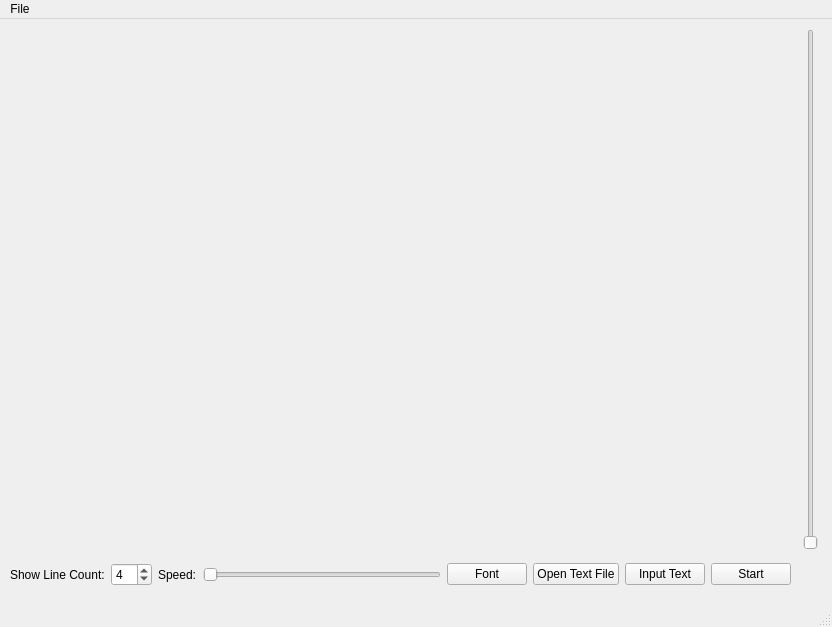
<?xml version="1.0" encoding="UTF-8"?>
<ui version="4.0">
 <class>MainWindow</class>
 <widget class="QMainWindow" name="MainWindow">
  <property name="geometry">
   <rect>
    <x>0</x>
    <y>0</y>
    <width>832</width>
    <height>627</height>
   </rect>
  </property>
  <property name="windowTitle">
   <string>MainWindow</string>
  </property>
  <widget class="QWidget" name="centralwidget">
   <widget class="QWidget" name="verticalLayoutWidget">
    <property name="geometry">
     <rect>
      <x>10</x>
      <y>10</y>
      <width>781</width>
      <height>521</height>
     </rect>
    </property>
    <layout class="QVBoxLayout" name="verticalLayout"/>
   </widget>
   <widget class="QWidget" name="layoutWidget">
    <property name="geometry">
     <rect>
      <x>10</x>
      <y>540</y>
      <width>781</width>
      <height>31</height>
     </rect>
    </property>
    <layout class="QHBoxLayout" name="horizontalLayout">
     <item>
      <widget class="QLabel" name="showLinesLabel">
       <property name="text">
        <string>Show Line Count:</string>
       </property>
      </widget>
     </item>
     <item>
      <widget class="QSpinBox" name="showLinesSpinBox">
       <property name="value">
        <number>4</number>
       </property>
      </widget>
     </item>
     <item>
      <widget class="QLabel" name="speedLabel">
       <property name="text">
        <string>Speed:</string>
       </property>
      </widget>
     </item>
     <item>
      <widget class="QSlider" name="speedHorizontalSlider">
       <property name="minimumSize">
        <size>
         <width>200</width>
         <height>0</height>
        </size>
       </property>
       <property name="orientation">
        <enum>Qt::Horizontal</enum>
       </property>
      </widget>
     </item>
     <item>
      <widget class="QPushButton" name="fontPushButton">
       <property name="text">
        <string>Font</string>
       </property>
      </widget>
     </item>
     <item>
      <widget class="QPushButton" name="openFilePushButton">
       <property name="text">
        <string>Open Text File</string>
       </property>
      </widget>
     </item>
     <item>
      <widget class="QPushButton" name="inputPushButton">
       <property name="text">
        <string>Input Text</string>
       </property>
      </widget>
     </item>
     <item>
      <widget class="QPushButton" name="startPushButton">
       <property name="text">
        <string>Start</string>
       </property>
      </widget>
     </item>
    </layout>
   </widget>
   <widget class="QSlider" name="currLineVerticalSlider">
    <property name="geometry">
     <rect>
      <x>800</x>
      <y>10</y>
      <width>22</width>
      <height>521</height>
     </rect>
    </property>
    <property name="orientation">
     <enum>Qt::Vertical</enum>
    </property>
   </widget>
  </widget>
  <widget class="QMenuBar" name="menubar">
   <property name="geometry">
    <rect>
     <x>0</x>
     <y>0</y>
     <width>832</width>
     <height>23</height>
    </rect>
   </property>
   <widget class="QMenu" name="menu">
    <property name="title">
     <string>File</string>
    </property>
    <addaction name="actionasd"/>
    <addaction name="actionInput_Text"/>
    <addaction name="actionSetting"/>
   </widget>
   <addaction name="menu"/>
  </widget>
  <widget class="QStatusBar" name="statusbar"/>
  <action name="actionasd">
   <property name="text">
    <string>Open Text File</string>
   </property>
  </action>
  <action name="actionInput_Text">
   <property name="text">
    <string>Input Text</string>
   </property>
  </action>
  <action name="actionSetting">
   <property name="text">
    <string>Setting</string>
   </property>
  </action>
 </widget>
 <resources/>
 <connections/>
</ui>
